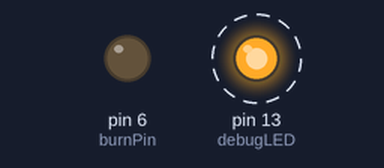
A sketch run on a simulated Arduino Uno, built with avr-gcc and run on an emulated ATmega328P. Parts: output pins drawn as LEDs (lit = HIGH). Dashed ring = blinking. What the sketch prints to the serial monitor is not drawn.

Above: at 0.5 s.
Timing chart, 0 to 4.6 s (numbered marks = the images above):
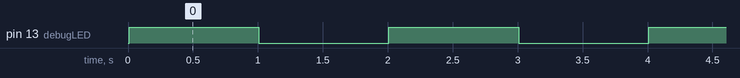

The sketch:

simplecutdown.ino
```cpp
#include <stdio.h>

// Launch time, in minutes
unsigned long launchDelay = 15;
// Use the onboard LED on pin 13 for debugging
int debugLED = 13;
// Burn circuit triggered on 5v from pin 12
int burnPin = 6;
// A character buffer for cleanly printing output
char output[100];

void setup() {
  // Initialize pins
  pinMode(debugLED, OUTPUT);
  pinMode(burnPin, OUTPUT);

  // Ensure pins stay LOW until burn time
  digitalWrite(debugLED, LOW);
  digitalWrite(burnPin, LOW);

  // Serial communications used for debugging
  Serial.begin(9600);
  sprintf(output, "Burn timer set for %d minutes.", launchDelay);
  Serial.println(output);

}

void cutdown(){
  // Engages burn circuit for 5 sec, then goes dormant
  Serial.print("Beginning burn.. ");
  // Heat the burn wire
  digitalWrite(burnPin, HIGH);
  digitalWrite(debugLED, HIGH);

  delay(5000);

  // Turn off burn wire and LED
  digitalWrite(debugLED, LOW);
  digitalWrite(burnPin, LOW);

  Serial.println("burn complete.");
  while(true) ; // Does nothing, forever.
}

void loop() {
  // Get time in seconds, since the arduino powered up
  unsigned long curSec = millis()/1000;

  // Compare launch time (min) against time since launch (rounded down to min)
  if(curSec/60 >= launchDelay){
    cutdown();
  }

  // Display some debugging information
  sprintf(output, "Current time: %lu minutes and %lu seconds.", curSec/60, curSec%60);
  Serial.println(output);

  // Blink the LED on/off every other second while waiting to burn
  digitalWrite(debugLED, curSec%2==0?HIGH:LOW);

  delay(1000); // Not necessary, but reduces spammy output
}
```

Measured:
- by itself, pin 13 (debugLED): alternates HIGH for 1.0 s and LOW for 1.0 s
